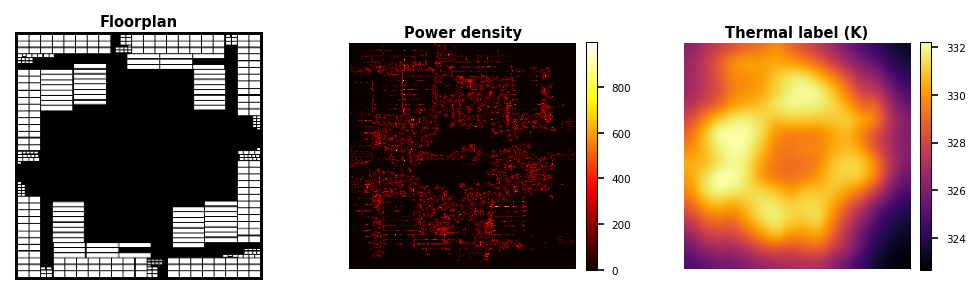

The Python source for this figure:
"""Generate data_figure.pdf: floorplan | power map | thermal label for one instance."""
import matplotlib
matplotlib.use("Agg")
import matplotlib.pyplot as plt
import matplotlib.colors as mcolors
import numpy as np
from scipy.ndimage import zoom

INSTANCE = "Vortex-large_freq_200_mp_1_fpu_50_fpa_1.0_p_1_fi_ap"
BASE = "../../data"

fp_raw = np.load(
    f"{BASE}/raw/CircuitNet-N14/routability_features/Vortex-large/Vortex-large/macro_region/{INSTANCE}.npz"
)["data"].astype(np.float32)
pw_raw = np.load(
    f"{BASE}/raw/CircuitNet-N14/IR_drop_features/Vortex-large/Vortex-large/power_all/{INSTANCE}.npz"
)["data"].astype(np.float32)
th = np.load(f"{BASE}/labels/Vortex-large_{INSTANCE.split('Vortex-large_')[1]}/thermal.npy")

TARGET = 256
fp = zoom(fp_raw, (TARGET / fp_raw.shape[0], TARGET / fp_raw.shape[1]), order=1)
pw = zoom(pw_raw, (TARGET / pw_raw.shape[0], TARGET / pw_raw.shape[1]), order=1)

fig, axes = plt.subplots(1, 3, figsize=(6.5, 2.4))
fig.subplots_adjust(left=0.02, right=0.96, top=0.88, bottom=0.04, wspace=0.35)

panels = [
    (fp, "Floorplan", "binary_r", False),
    (pw, "Power density", "hot", True),
    (th, "Thermal label (K)", "inferno", True),
]

for ax, (arr, title, cmap, colorbar) in zip(axes, panels):
    vmin, vmax = arr.min(), arr.max()
    im = ax.imshow(arr, cmap=cmap, vmin=vmin, vmax=vmax, origin="upper")
    ax.set_title(title, fontsize=7, fontweight="bold", pad=3)
    ax.axis("off")
    if colorbar:
        cb = fig.colorbar(im, ax=ax, fraction=0.046, pad=0.04)
        cb.ax.tick_params(labelsize=5)
        cb.outline.set_linewidth(0.5)

plt.savefig("data_figure.pdf", bbox_inches="tight", dpi=150)
plt.savefig("data_figure.png", bbox_inches="tight", dpi=150)
print("Saved data_figure.pdf and data_figure.png")
